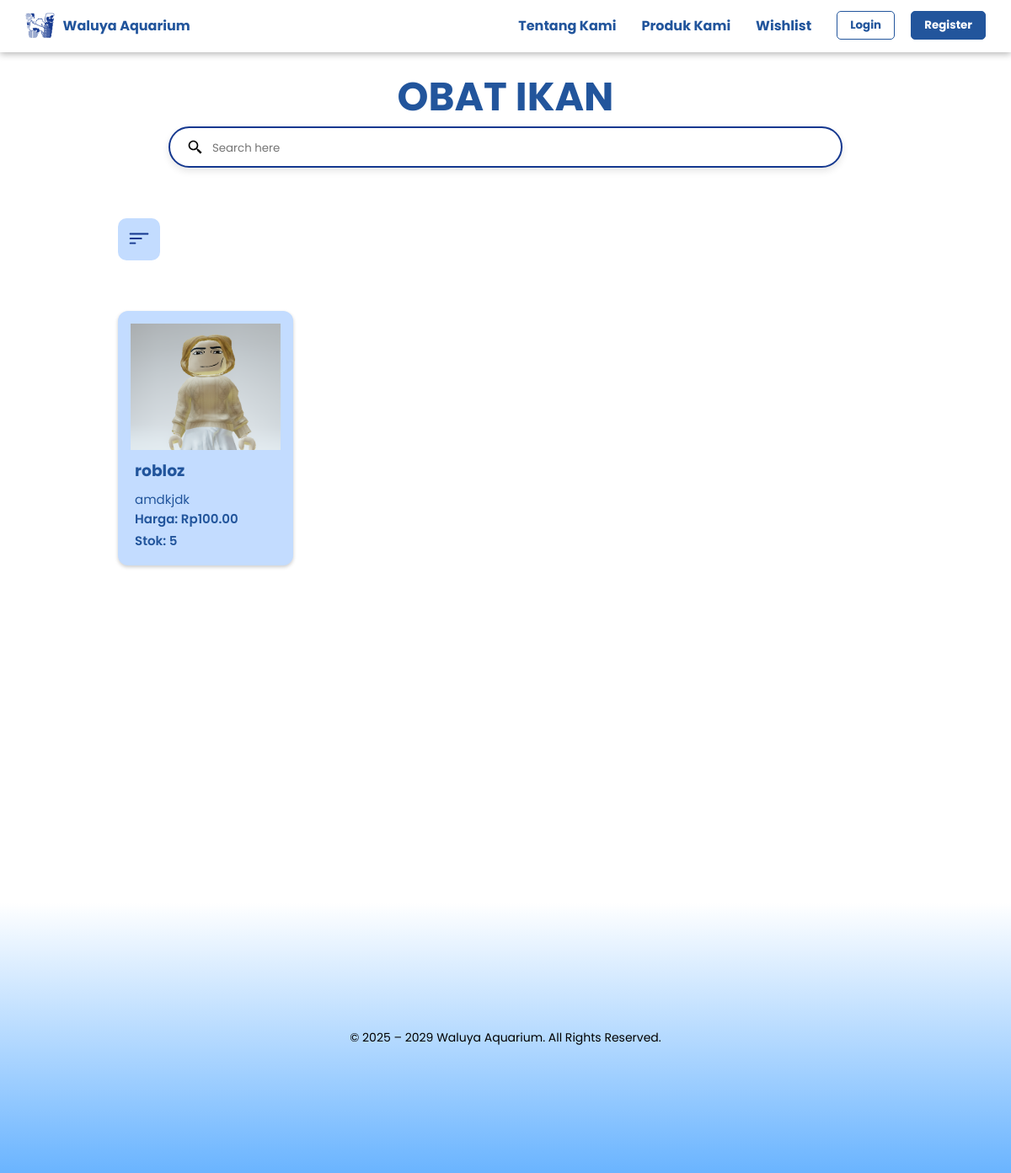
/obat_ikan/, run on an earlier commit of the app's database.
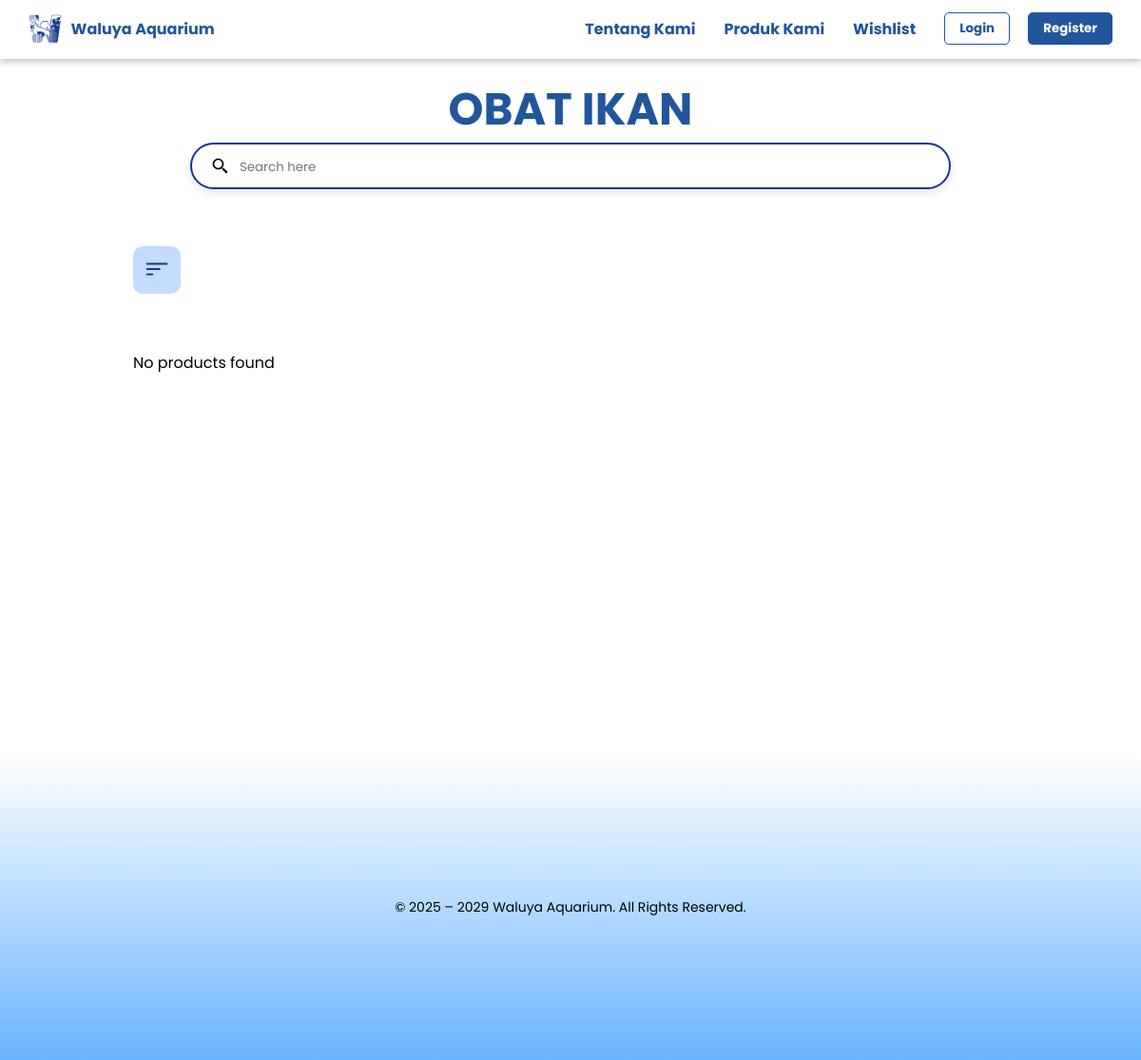
And on a later commit of the database.
### waluya/models.py (models this page shows, shortened)
class Product(models.Model):
    name = models.CharField(max_length=255)
    description = models.TextField()
    price = models.DecimalField(max_digits=10, decimal_places=2)
    stock = models.IntegerField()
    image = models.ImageField(upload_to='products/')

class FishMedicine(Product):
    MEDICINE_TYPE_CHOICES = [
        ('herbal', 'Herbal'),
        ('kimiawi', 'Kimiawi'),
    ]
    medicine_type = models.CharField(max_length=10, choices=MEDICINE_TYPE_CHOICES)

class Product(models.Model):
    name = models.CharField(max_length=255)
    description = models.TextField()
    price = models.DecimalField(max_digits=10, decimal_places=2)
    stock = models.IntegerField()
    image = models.ImageField(upload_to='products/')

### waluya/views.py (the view)
# urls.py: path('obat_ikan/', views.user_product_list_obat_ikan, name='user_product_list_obat_ikan'),
def user_product_list_obat_ikan(request):
    search_query = request.GET.get('search', '')
    order_by = request.GET.get('order_by', '')
    filter_medicine_type = request.GET.get('medicine_type', '')
    products = FishMedicine.objects.all()
    if search_query:
        products = products.filter(name__icontains=search_query)
    if filter_medicine_type:
        products = products.filter(medicine_type=filter_medicine_type)
    if order_by == 'name_asc':
        products = products.order_by('name')
    elif order_by == 'name_desc':
        products = products.order_by('-name')
    elif order_by == 'price_asc':
        products = products.order_by('price')
    elif order_by == 'price_desc':
        products = products.order_by('-price')
    return render(request, 'user_product_list_obat_ikan.html', {'products': products})

### waluya/templates/user_product_list_obat_ikan.html (shortened to what this page needs)
{% load static %}
<!DOCTYPE html>
<html lang="en">
<head>
    <link rel="stylesheet" href="{% static 'css/user_product_list.css' %}" />
    <link rel="stylesheet" href="https://cdnjs.cloudflare.com/ajax/libs/font-awesome/5.15.3/css/all.min.css">
</head>
<body>
    <header>
        <nav class="navbar">
            <div class="navbar-logo">
                <img src="{% static 'img/W biru.png' %}" alt="Waluya logo" class="logo-navbar" />
                <span class="nama-brand">Waluya Aquarium</span>
            </div>
            <ul class="nav-links">
                <li><a href="{% url 'landing_page' %}">Tentang Kami</a></li>
                <li><a href="#">Produk Kami</a>
                </li>
                <li><a href="{% url 'wishlist' %}">Wishlist</a></li>
            </ul>
            <div class="buttons">
                {% if user.is_authenticated %}
                    <button class="login-button" onclick="window.location.href='{% url 'logout' %}'">Logout</button>
                {% else %}
                    <button class="login-button" onclick="window.location.href='{% url 'user_login' %}'">Login</button>
                    <button class="register-button" onclick="window.location.href='{% url 'sign_up' %}'">Register</button>
                {% endif %}
            </div>
        </nav>
    </header>
    <h1 class="section-title">OBAT IKAN</h1>
    <div class="search-bar">
        <img src="{% static 'img/bx-search-alt-2.svg' %}" alt="Search Icon" class="search-icon" />
        <form method="get" action="{% url 'user_product_list_obat_ikan' %}">
            <input type="text" name="search" placeholder="Search here" value="{{ request.GET.search }}" />
        </form>
    </div>
    <div class="products-wrapper">
        <div class="filters-container">
            <div class="filter-container">
                <button id="filterButton" class="filter-button">
                    <img src="{% static 'img/filter-left.png' %}" alt="Filter Icon" class="filter-icon">
                </button>
            </div>
        </div>
        <div class="card-container" id="cardContainer">
            {% for product in products %}
            <div class="card" data-target="p-{{ product.id }}">
                <div class="card-image">
                    {% if product.image %}
                        <img src="{{ product.image.url }}" alt="{{ product.name }}" />
                    {% else %}
                        <img src="{% static 'img/default-product.png' %}" alt="No Image" />
                    {% endif %}
                </div>
                <div class="card-content">
                    <h3>{{ product.name }}</h3>
                    <p>{{ product.description|truncatewords:20 }}</p>
                    <h4>Harga: Rp{{ product.price }}</h4>
                    <h4>Stok: {{ product.stock }}</h4>
                </div>
            </div>
            {% empty %}
            <p>No products found</p>
            {% endfor %}
        </div>
    </div>
</body>
<footer class="footer-gradient">
    <p>© 2025 – 2029 Waluya Aquarium. All Rights Reserved.</p>
</footer>
</html>

What changed in the data, as far as the page shows it:
removed FishMedicine: image (picture), name "robloz", description "amdkjdk", price "100.00", stock "5"
Also different on the page:
text now shown: "No products found"
